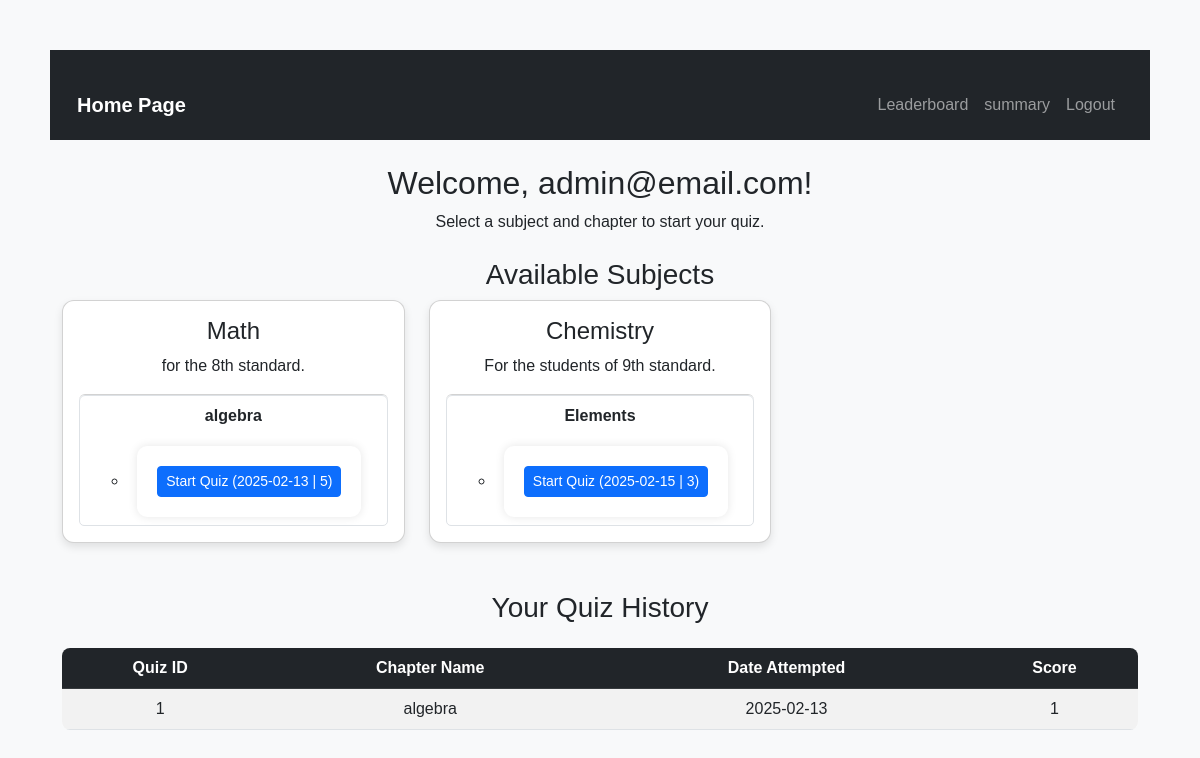
Screenshot of / (signed in) with the database file from the repository.
### tables this page shows
CREATE TABLE subjects (
                    id INTEGER PRIMARY KEY,
                    name TEXT UNIQUE,
                    description TEXT);

CREATE TABLE chapters (
                    id INTEGER PRIMARY KEY,
                    subject_id INTEGER,
                    name TEXT,
                    description TEXT,
                    FOREIGN KEY(subject_id) REFERENCES subjects(id));

CREATE TABLE quizzes (
                    id INTEGER PRIMARY KEY,
                    chapter_id INTEGER,
                    date_of_quiz TEXT,
                    time_duration TEXT,
                    remarks TEXT,
                    FOREIGN KEY(chapter_id) REFERENCES chapters(id));

CREATE TABLE scores (
                    id INTEGER PRIMARY KEY,
                    quiz_id INTEGER,
                    user_id INTEGER,
                    time_stamp TEXT,
                    total_scored INTEGER,
                    FOREIGN KEY(quiz_id) REFERENCES quizzes(id),
                    FOREIGN KEY(user_id) REFERENCES users(id));

### app.py (the view)
@app.route("/")
def home():
    if "user_id" in session:  # ✅ Check for user_id instead of "user"
        user_id = session["user_id"]
        conn = sqlite3.connect("database.db")
        c = conn.cursor()
        c.execute("SELECT id, name, description FROM subjects")
        subjects = c.fetchall()
        subjects_with_chapters = []
        for subject in subjects:
            c.execute("SELECT id, name FROM chapters WHERE subject_id = ?", (subject[0],))
            chapters = c.fetchall()
            chapters_with_quizzes = []
            for chapter in chapters:
                c.execute("SELECT id, date_of_quiz, time_duration FROM quizzes WHERE chapter_id = ?", (chapter[0],))
                quizzes = c.fetchall()
                chapters_with_quizzes.append((chapter[0], chapter[1], quizzes))
            subjects_with_chapters.append((subject[0], subject[1], subject[2], chapters_with_quizzes))
        c.execute("""
            SELECT quizzes.id, quizzes.date_of_quiz, scores.total_scored, chapters.name
            FROM scores
            JOIN quizzes ON scores.quiz_id = quizzes.id
            JOIN chapters ON quizzes.chapter_id = chapters.id
            WHERE scores.user_id = ?
            ORDER BY scores.time_stamp DESC
        """, (user_id,))
        quiz_history = c.fetchall()
        conn.close()
        return render_template("home.html", user=session.get("user"), subjects=subjects_with_chapters, quiz_history=quiz_history)
    return redirect(url_for("login"))  # ✅ Redirect to login if not logged in

### templates/home.html (shortened to what this page needs)
<!DOCTYPE html>
<html lang="en">
<head>
    <link rel="stylesheet" href="https://cdn.jsdelivr.net/npm/bootstrap@5.3.0/dist/css/bootstrap.min.css">
    <link rel="stylesheet" type="text/css" href="{{ url_for('static', filename='styles.css') }}">
</head>
<body>
    <nav class="navbar navbar-expand-lg navbar-dark bg-dark">
        <div class="container">
            <a class="navbar-brand" href="#">Home Page</a>
            <div class="collapse navbar-collapse justify-content-end" id="navbarNav">
                <ul class="navbar-nav">
                    <li class="nav-item"><a class="nav-link" href="{{ url_for('leaderboard') }}">Leaderboard</a></li>
                    <li class="nav-item"><a class="nav-link" href="{{ url_for('summary') }}">summary</a></li>
                    <li class="nav-item"><a class="nav-link" href="{{ url_for('logout') }}">Logout</a></li>
                </ul>
            </div>
        </div>
    </nav>
    <div class="container mt-4">
        <h2 class="text-center">Welcome, {{ user }}!</h2>
        <p class="text-center">Select a subject and chapter to start your quiz.</p>
        <h3 class="mt-4">Available Subjects</h3>
        <div class="row">
            {% if subjects %}
                {% for subject in subjects %}
                    <div class="col-md-4 mb-4">
                        <div class="card subject-card p-3">
                            <h4 class="card-title">{{ subject[1] }}</h4>
                            <p class="card-text">{{ subject[2] }}</p>
                            <ul class="list-group">
                                {% for chapter in subject[3] %}
                                    <li class="list-group-item">
                                        <strong>{{ chapter[1] }}</strong>
                                        <ul class="mt-2">
                                            {% for quiz in chapter[2] %}
                                                <li>
                                                    <form action="{{ url_for('start_quiz') }}" method="POST">
                                                        <button type="submit" class="btn btn-primary btn-sm">
                                                            Start Quiz ({{ quiz[1] }} | {{ quiz[2] }})
                                                        </button>
                                                    </form>
                                                </li>
                                            {% endfor %}
                                        </ul>
                                    </li>
                                {% endfor %}
                            </ul>
                        </div>
                    </div>
                {% endfor %}
            {% else %}
                <p class="text-center">No subjects available.</p>
            {% endif %}
        </div>
        <h3 class="mt-4">Your Quiz History</h3>
        {% if quiz_history %}
            <div class="table-responsive">
                <table class="table table-striped table-hover mt-3">
                    <thead class="table-dark">
                        <tr>
                            <th>Quiz ID</th>
                            <th>Chapter Name</th>
                            <th>Date Attempted</th>
                            <th>Score</th>
                        </tr>
                    </thead>
                    <tbody>
                        {% for quiz in quiz_history %}
                            <tr>
                                <td>{{ quiz[0] }}</td>
                                <td>{{ quiz[3] }}</td>
                                <td>{{ quiz[1] }}</td>
                                <td>{{ quiz[2] }}</td>
                            </tr>
                        {% endfor %}
                    </tbody>
                </table>
            </div>
        {% else %}
            <p class="text-center">No quiz attempts yet.</p>
        {% endif %}
    </div>
</body>
</html>

### static/styles.css (style rules this page uses)
body { font-family: Arial, sans-serif; background-color: #f4f7fc; text-align: center; padding: 50px; }
form { background: white; padding: 20px; border-radius: 10px; box-shadow: 0 0 10px rgba(0, 0, 0, 0.1); display: inline-block; text-align: left; }
button { background: #bdffcc; color: white; border: none; padding: 10px; cursor: pointer; border-radius: 5px; width: 100%; }
a { color: #007bff; text-decoration: none; }
form { margin-top: 10px; }
button { background: #28a745; color: white; border: none; padding: 8px; cursor: pointer; border-radius: 5px; width: 100%; }
a { display: inline-block; margin-top: 20px; color: #007bff; text-decoration: none; font-weight: bold; }

### templates/home.html (style rules this page uses)
body { background-color: #f8f9fa; }
.navbar { padding: 15px; }
.subject-card { border-radius: 12px; box-shadow: 0px 4px 8px rgba(0, 0, 0, 0.1); transition: transform 0.2s; }
.table { background: #fff; border-radius: 8px; overflow: hidden; }

### rows the page displays
subjects: name "Math", description "for the 8th standard."
chapters: name "algebra"
quizzes: date_of_quiz "2025-02-13", time_duration "5"
subjects: name "Chemistry", description "For the students of 9th standard."
chapters: name "Elements"
quizzes: date_of_quiz "2025-02-15", time_duration "3"
scores: quiz "1", name "algebra", date_of_quiz "2025-02-13", total_scored "1"

### other values shown
{{ user }} "admin@email.com"
